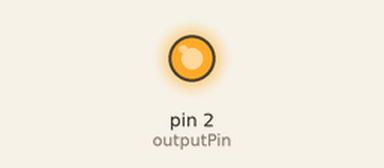
Simulated run of this sketch. Board: Arduino Uno, built with avr-gcc and run on an emulated ATmega328P. Parts: output pins drawn as LEDs (lit = HIGH).

Above: at 0.1 s.
Timing chart, 0 to 1.6 s (numbered marks = the images above):
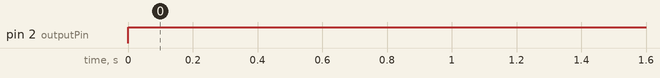

The sketch:

TestVoltageDIviderCircuit.ino
```cpp
const int outputPin = 2;

void setup() {
  // put your setup code here, to run once:
  Serial.begin(9600);
  pinMode(outputPin, OUTPUT);
}

void loop() {
  // put your main code here, to run repeatedly:

  // The reading will be 3.3V, which is still read as HIGH / 1
  digitalWrite(outputPin, HIGH);
}
```

Measured:
- by itself, pin 2 (outputPin): LOW → HIGH at 0.00 s
